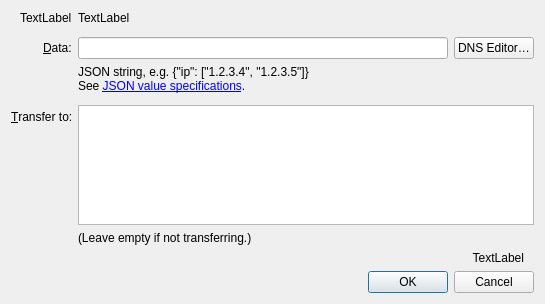
<?xml version="1.0" encoding="UTF-8"?>
<ui version="4.0">
 <class>ConfigureNameDialog</class>
 <widget class="QDialog" name="ConfigureNameDialog">
  <property name="geometry">
   <rect>
    <x>0</x>
    <y>0</y>
    <width>545</width>
    <height>304</height>
   </rect>
  </property>
  <property name="sizePolicy">
   <sizepolicy hsizetype="Preferred" vsizetype="Preferred">
    <horstretch>0</horstretch>
    <verstretch>0</verstretch>
   </sizepolicy>
  </property>
  <property name="windowTitle">
   <string>Configure Name</string>
  </property>
  <layout class="QVBoxLayout" name="verticalLayout">
   <item>
    <layout class="QFormLayout" name="formLayout">
     <property name="fieldGrowthPolicy">
      <enum>QFormLayout::AllNonFixedFieldsGrow</enum>
     </property>
     <property name="labelAlignment">
      <set>Qt::AlignRight|Qt::AlignTrailing|Qt::AlignVCenter</set>
     </property>
     <item row="1" column="0">
      <widget class="QLabel" name="labelNamespace">
       <property name="text">
        <string notr="true">TextLabel</string>
       </property>
       <property name="buddy">
        <cstring>dataEdit</cstring>
       </property>
      </widget>
     </item>
     <item row="1" column="1">
      <widget class="QLabel" name="labelName">
       <property name="text">
        <string notr="true">TextLabel</string>
       </property>
       <property name="textFormat">
        <enum>Qt::PlainText</enum>
       </property>
      </widget>
     </item>
     <item row="2" column="1">
      <spacer name="verticalSpacer_2">
       <property name="orientation">
        <enum>Qt::Vertical</enum>
       </property>
       <property name="sizeHint" stdset="0">
        <size>
         <width>20</width>
         <height>16</height>
        </size>
       </property>
      </spacer>
     </item>
     <item row="4" column="0">
      <widget class="QLabel" name="label">
       <property name="text">
        <string>&amp;Data:</string>
       </property>
       <property name="alignment">
        <set>Qt::AlignLeading|Qt::AlignLeft|Qt::AlignVCenter</set>
       </property>
       <property name="buddy">
        <cstring>dataEdit</cstring>
       </property>
      </widget>
     </item>
     <item row="5" column="1">
      <widget class="QLabel" name="label_4">
       <property name="text">
        <string>JSON string, e.g. {&amp;quot;ip&amp;quot;: [&amp;quot;1.2.3.4&amp;quot;, &amp;quot;1.2.3.5&amp;quot;]}&lt;br&gt;See &lt;a href=&quot;https://github.com/namecoin/proposals&quot;&gt;JSON value specifications&lt;/a&gt;.</string>
       </property>
       <property name="openExternalLinks">
        <bool>true</bool>
       </property>
      </widget>
     </item>
     <item row="6" column="1">
      <spacer name="verticalSpacer">
       <property name="orientation">
        <enum>Qt::Vertical</enum>
       </property>
       <property name="sizeHint" stdset="0">
        <size>
         <width>20</width>
         <height>16</height>
        </size>
       </property>
      </spacer>
     </item>
     <item row="7" column="0">
      <widget class="QLabel" name="labelTransferTo">
       <property name="text">
        <string>&amp;Transfer to:</string>
       </property>
       <property name="buddy">
        <cstring>transferTo</cstring>
       </property>
      </widget>
     </item>
     <item row="7" column="1">
      <layout class="QHBoxLayout" name="transferToLayout">
       <property name="spacing">
        <number>0</number>
       </property>
       <property name="sizeConstraint">
        <enum>QLayout::SetDefaultConstraint</enum>
       </property>
       <item>
        <widget class="QPayToEdit" name="transferTo">
        </widget>
       </item>
      </layout>
     </item>
     <item row="8" column="1">
      <widget class="QLabel" name="labelTransferToHint">
       <property name="text">
        <string>(Leave empty if not transferring.)</string>
       </property>
      </widget>
     </item>
     <item row="4" column="1">
      <layout class="QHBoxLayout" name="horizontalLayout_3">
       <item>
        <widget class="QLineEdit" name="dataEdit">
         <property name="toolTip">
          <string>Enter JSON string that will be associated with the name</string>
         </property>
         <property name="maxLength">
          <number>520</number>
         </property>
        </widget>
       </item>
       <item>
        <widget class="QPushButton" name="btnDNSEditor">
         <property name="text">
          <string>DNS Editor&#8230;</string>
         </property>
        </widget>
       </item>
      </layout>
     </item>
    </layout>
   </item>
   <item>
    <widget class="QLabel" name="labelSubmitHint">
     <property name="text">
      <string notr="true">TextLabel</string>
     </property>
     <property name="alignment">
      <set>Qt::AlignRight|Qt::AlignTrailing|Qt::AlignVCenter</set>
     </property>
     <property name="margin">
      <number>10</number>
     </property>
     <property name="indent">
      <number>10</number>
     </property>
    </widget>
   </item>
   <item>
    <layout class="QHBoxLayout" name="horizontalLayout">
     <item>
      <spacer name="horizontalSpacer">
       <property name="orientation">
        <enum>Qt::Horizontal</enum>
       </property>
       <property name="sizeHint" stdset="0">
        <size>
         <width>40</width>
         <height>20</height>
        </size>
       </property>
      </spacer>
     </item>
     <item>
      <widget class="QDialogButtonBox" name="buttonBox">
       <property name="sizePolicy">
        <sizepolicy hsizetype="Maximum" vsizetype="Fixed">
         <horstretch>0</horstretch>
         <verstretch>0</verstretch>
        </sizepolicy>
       </property>
       <property name="orientation">
        <enum>Qt::Horizontal</enum>
       </property>
       <property name="standardButtons">
        <set>QDialogButtonBox::Cancel|QDialogButtonBox::Ok</set>
       </property>
      </widget>
     </item>
    </layout>
   </item>
  </layout>
 </widget>
 <customwidgets>
  <customwidget>
   <class>QPayToEdit</class>
   <extends>QPlainTextEdit</extends>
   <header>qpaytoedit.h</header>
  </customwidget>
 </customwidgets>
 <resources>
 </resources>
 <connections>
  <connection>
   <sender>buttonBox</sender>
   <signal>accepted()</signal>
   <receiver>ConfigureNameDialog</receiver>
   <slot>accept()</slot>
   <hints>
    <hint type="sourcelabel">
     <x>248</x>
     <y>254</y>
    </hint>
    <hint type="destinationlabel">
     <x>157</x>
     <y>274</y>
    </hint>
   </hints>
  </connection>
  <connection>
   <sender>buttonBox</sender>
   <signal>rejected()</signal>
   <receiver>ConfigureNameDialog</receiver>
   <slot>reject()</slot>
   <hints>
    <hint type="sourcelabel">
     <x>248</x>
     <y>254</y>
    </hint>
    <hint type="destinationlabel">
     <x>157</x>
     <y>274</y>
    </hint>
   </hints>
  </connection>
 </connections>
</ui>
